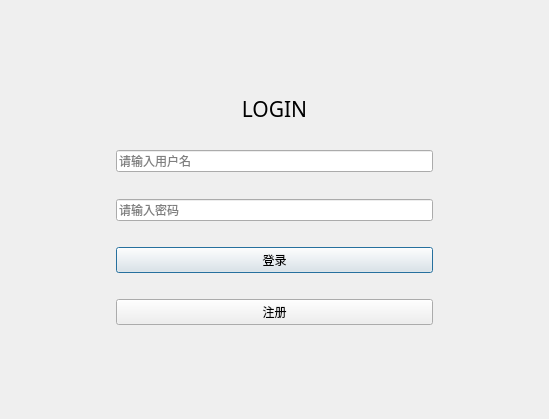
<?xml version="1.0" encoding="UTF-8"?>
<ui version="4.0">
 <class>UserLogin</class>
 <widget class="QDialog" name="UserLogin">
  <property name="enabled">
   <bool>true</bool>
  </property>
  <property name="geometry">
   <rect>
    <x>0</x>
    <y>0</y>
    <width>549</width>
    <height>419</height>
   </rect>
  </property>
  <property name="windowTitle">
   <string>UserLogin</string>
  </property>
  <layout class="QGridLayout" name="gridLayout" rowstretch="1,5,1" columnstretch="1,3,1" rowminimumheight="1,5,1" columnminimumwidth="1,3,1">
   <item row="0" column="1">
    <spacer name="verticalSpacer_2">
     <property name="orientation">
      <enum>Qt::Vertical</enum>
     </property>
     <property name="sizeHint" stdset="0">
      <size>
       <width>20</width>
       <height>40</height>
      </size>
     </property>
    </spacer>
   </item>
   <item row="1" column="0">
    <spacer name="horizontalSpacer">
     <property name="orientation">
      <enum>Qt::Horizontal</enum>
     </property>
     <property name="sizeHint" stdset="0">
      <size>
       <width>101</width>
       <height>20</height>
      </size>
     </property>
    </spacer>
   </item>
   <item row="1" column="1">
    <layout class="QVBoxLayout" name="verticalLayout">
     <property name="spacing">
      <number>0</number>
     </property>
     <property name="sizeConstraint">
      <enum>QLayout::SetNoConstraint</enum>
     </property>
     <item>
      <spacer name="verticalSpacer_8">
       <property name="orientation">
        <enum>Qt::Vertical</enum>
       </property>
       <property name="sizeHint" stdset="0">
        <size>
         <width>20</width>
         <height>40</height>
        </size>
       </property>
      </spacer>
     </item>
     <item>
      <widget class="QLabel" name="label">
       <property name="font">
        <font>
         <family>Agency FB</family>
         <pointsize>16</pointsize>
        </font>
       </property>
       <property name="layoutDirection">
        <enum>Qt::LeftToRight</enum>
       </property>
       <property name="text">
        <string>LOGIN</string>
       </property>
       <property name="alignment">
        <set>Qt::AlignCenter</set>
       </property>
      </widget>
     </item>
     <item>
      <spacer name="verticalSpacer">
       <property name="orientation">
        <enum>Qt::Vertical</enum>
       </property>
       <property name="sizeHint" stdset="0">
        <size>
         <width>20</width>
         <height>40</height>
        </size>
       </property>
      </spacer>
     </item>
     <item>
      <widget class="QLineEdit" name="acnt_le">
       <property name="placeholderText">
        <string>请输入用户名</string>
       </property>
      </widget>
     </item>
     <item>
      <spacer name="verticalSpacer_3">
       <property name="orientation">
        <enum>Qt::Vertical</enum>
       </property>
       <property name="sizeHint" stdset="0">
        <size>
         <width>20</width>
         <height>40</height>
        </size>
       </property>
      </spacer>
     </item>
     <item>
      <widget class="QLineEdit" name="pwd_le">
       <property name="placeholderText">
        <string>请输入密码</string>
       </property>
      </widget>
     </item>
     <item>
      <spacer name="verticalSpacer_4">
       <property name="orientation">
        <enum>Qt::Vertical</enum>
       </property>
       <property name="sizeHint" stdset="0">
        <size>
         <width>20</width>
         <height>40</height>
        </size>
       </property>
      </spacer>
     </item>
     <item>
      <widget class="QPushButton" name="login_btn">
       <property name="text">
        <string>登录</string>
       </property>
      </widget>
     </item>
     <item>
      <spacer name="verticalSpacer_6">
       <property name="orientation">
        <enum>Qt::Vertical</enum>
       </property>
       <property name="sizeHint" stdset="0">
        <size>
         <width>20</width>
         <height>40</height>
        </size>
       </property>
      </spacer>
     </item>
     <item>
      <widget class="QPushButton" name="reg_btn">
       <property name="text">
        <string>注册</string>
       </property>
      </widget>
     </item>
     <item>
      <spacer name="verticalSpacer_7">
       <property name="orientation">
        <enum>Qt::Vertical</enum>
       </property>
       <property name="sizeHint" stdset="0">
        <size>
         <width>20</width>
         <height>40</height>
        </size>
       </property>
      </spacer>
     </item>
    </layout>
   </item>
   <item row="1" column="2">
    <spacer name="horizontalSpacer_2">
     <property name="orientation">
      <enum>Qt::Horizontal</enum>
     </property>
     <property name="sizeHint" stdset="0">
      <size>
       <width>101</width>
       <height>20</height>
      </size>
     </property>
    </spacer>
   </item>
   <item row="2" column="1">
    <spacer name="verticalSpacer_5">
     <property name="orientation">
      <enum>Qt::Vertical</enum>
     </property>
     <property name="sizeHint" stdset="0">
      <size>
       <width>20</width>
       <height>40</height>
      </size>
     </property>
    </spacer>
   </item>
  </layout>
 </widget>
 <layoutdefault spacing="6" margin="11"/>
 <resources/>
 <connections/>
</ui>
